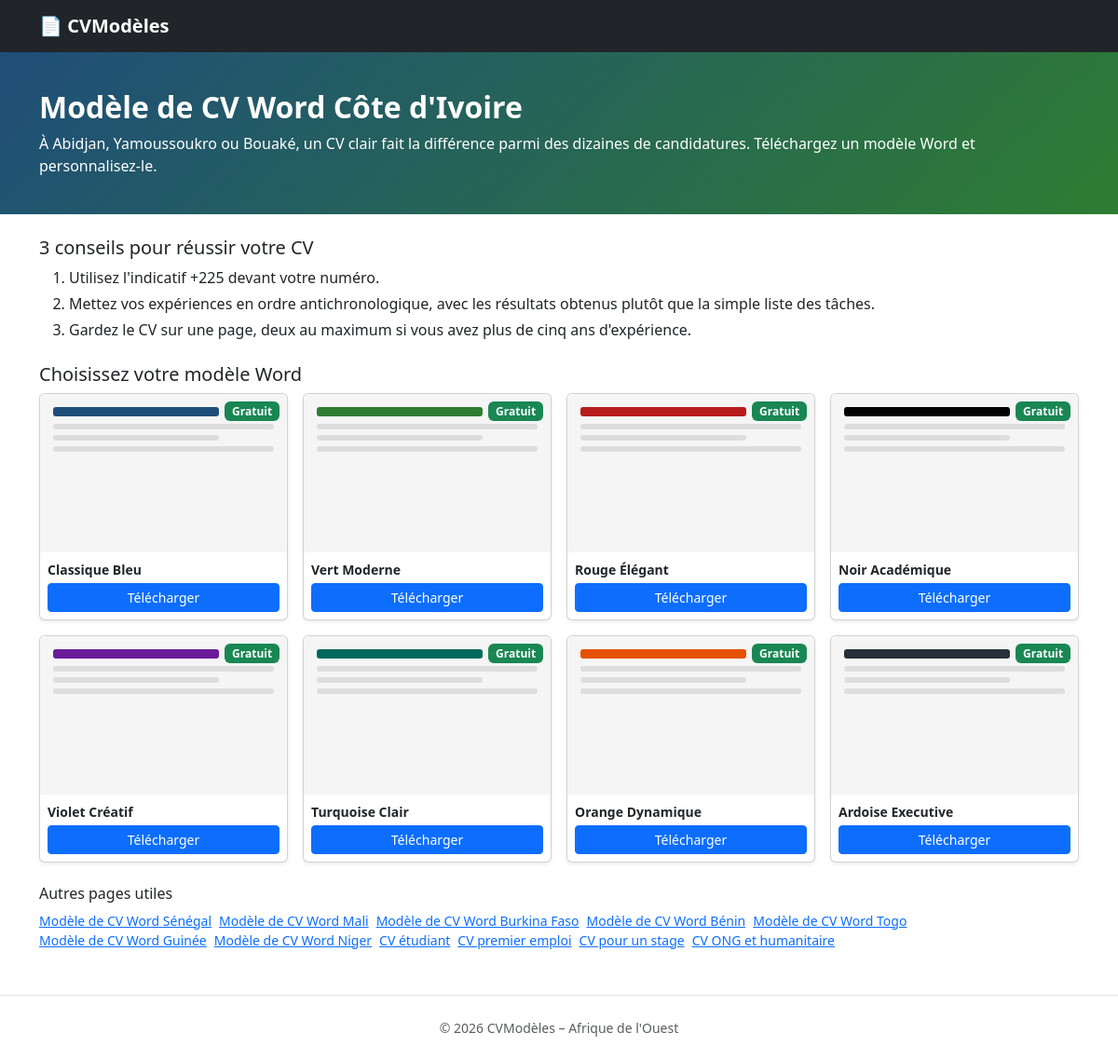
/cv/modele-cv-cote-d-ivoire, run on the app's committed database.
### tables this page shows
CREATE TABLE templates (
  id INT AUTO_INCREMENT PRIMARY KEY,
  name VARCHAR(100) NOT NULL,
  description VARCHAR(255),
  color CHAR(6) NOT NULL,
  file VARCHAR(100) NOT NULL,
  is_premium TINYINT(1) DEFAULT 0,
  downloads INT DEFAULT 0
);

### seo.php (the view, shortened to what this page needs)
<?php require 'config.php';
$pages = require 'pages.php';
$slug = $_GET['slug'] ?? '';
[$h1, $title, $intro, $tips] = $pages[$slug];
$tpl = db()->query('SELECT * FROM templates ORDER BY is_premium, id LIMIT 8')->fetchAll();
?>
<section class="hero"><div class="container"><h1 class="h2 fw-bold"><?= e($h1) ?></h1><p class="mb-0"><?= e($intro) ?></p></div></section>
<main class="container mt-4">
<h2 class="h5">3 conseils pour réussir votre CV</h2>
<ol class="mb-4"><?php foreach ($tips as $t): ?><li class="mb-1"><?= e($t) ?></li><?php endforeach; ?></ol>
<h2 class="h5">Choisissez votre modèle Word</h2>
<div class="row g-3 mb-4"><?php foreach ($tpl as $t): ?>
<div class="col-6 col-md-3"><div class="card h-100 shadow-sm"><div class="cv-thumb"><div class="bar w-75" style="background:#<?= e($t['color']) ?>"></div><div class="l"></div><div class="l w-75"></div><div class="l"></div>
<span class="badge badge-prem <?= $t['is_premium'] ? 'bg-warning text-dark' : 'bg-success' ?>"><?= $t['is_premium'] ? 'Premium' : 'Gratuit' ?></span></div>
<div class="card-body p-2"><div class="small fw-bold mb-1"><?= e($t['name']) ?></div><a class="btn btn-sm btn-primary w-100" href="download.php?id=<?= (int)$t['id'] ?>">Télécharger</a></div></div></div>
<?php endforeach; ?></div>
<h2 class="h6 mt-4">Autres pages utiles</h2>
<p class="small"><?php foreach ($pages as $s => $p): if ($s !== $slug): ?><a class="me-2 d-inline-block" href="cv/<?= e($s) ?>"><?= e($p[0]) ?></a><?php endif; endforeach; ?></p>
</main>

### assets/style.css (style rules this page uses)
.hero { background:linear-gradient(135deg,#1F4E79,#2E7D32);color:#fff;padding:2.5rem 0 }
.cv-thumb { height:170px;border-radius:.5rem .5rem 0 0;position:relative;background:#f5f5f5;padding:14px }
.cv-thumb .bar { height:10px;border-radius:3px;margin-bottom:8px }
.cv-thumb .l { height:6px;background:#ddd;border-radius:3px;margin-bottom:6px }
.badge-prem { position:absolute;top:8px;right:8px }
.card { transition:transform .15s }

### data on the page
templates: is_premium "Gratuit", name "Classique Bleu"
templates: is_premium "Gratuit", name "Vert Moderne"
templates: is_premium "Gratuit", name "Rouge Élégant"
templates: is_premium "Gratuit", name "Noir Académique"
templates: is_premium "Gratuit", name "Violet Créatif"
templates: downloads "Gratuit", name "Turquoise Clair"
templates: downloads "Gratuit", name "Orange Dynamique"
templates: downloads "Gratuit", name "Ardoise Executive"

### other printed values
SITE_NAME "CVModèles"
$h1 "Modèle de CV Word Côte d'Ivoire"
$intro "À Abidjan, Yamoussoukro ou Bouaké, un CV clair fait la différence parmi des dizaines de candidatures. Téléchargez un modèle Word et personnalisez-le."
$t "Utilisez l'indicatif +225 devant votre numéro."
$t "Mettez vos expériences en ordre antichronologique, avec les résultats obtenus plutôt que la simple liste des tâches."
$t "Gardez le CV sur une page, deux au maximum si vous avez plus de cinq ans d'expérience."
$p[0] "Modèle de CV Word Sénégal"
$p[0] "Modèle de CV Word Mali"
$p[0] "Modèle de CV Word Burkina Faso"
$p[0] "Modèle de CV Word Bénin"
$p[0] "Modèle de CV Word Togo"
$p[0] "Modèle de CV Word Guinée"
$p[0] "Modèle de CV Word Niger"
$p[0] "CV étudiant"
$p[0] "CV premier emploi"
